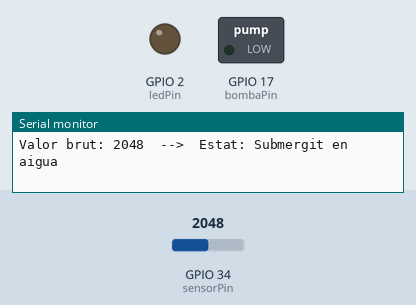
Simulated run of this sketch. Board: ESP32. Shown: switched loads named in the sketch (green lamp = pin HIGH), output pins drawn as LEDs (lit = HIGH), the last lines printed to the serial monitor. Inputs (shaded band) come from the test bench; at power-on: GPIO 34 (sensorPin) = 2048.

Above: at 3.8 s.
3.9 s: GPIO 34 (sensorPin) set to 328
10.5 s: GPIO 34 (sensorPin) set to 270
At 12.6 s:
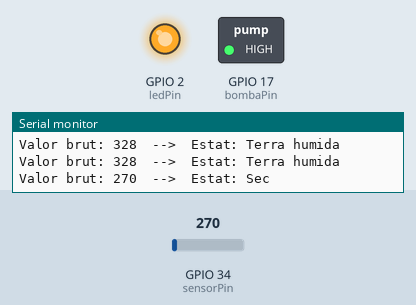
14.4 s: GPIO 34 (sensorPin) set to 340
At 16.1 s:
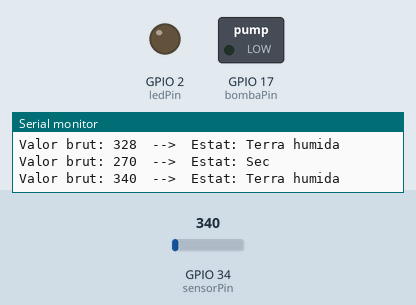
18.3 s: GPIO 34 (sensorPin) set to 260
At 21.9 s:
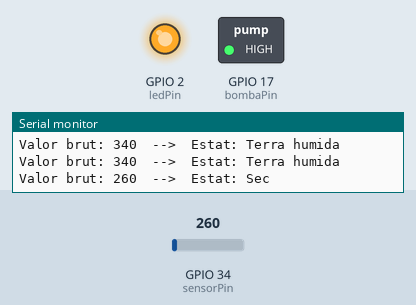
Timing chart, 0 to 23.4 s (numbered marks = the images above; inputs shaded):
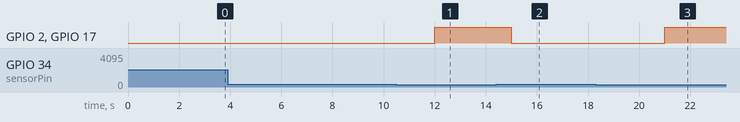

Measured:
- the behaviour switches between 301 and 300 on GPIO 34 (sensorPin) (found by bisection; images 0 and 1)
- after the input at 10.5 s, GPIO 2 (ledPin), GPIO 17 (bombaPin): LOW → HIGH after 1.5 s
- after the input at 14.4 s, GPIO 2 (ledPin), GPIO 17 (bombaPin): HIGH → LOW after 0.60 s
- after the input at 18.3 s, GPIO 2 (ledPin), GPIO 17 (bombaPin): LOW → HIGH after 2.7 s

The sketch:

extra.ino
```cpp
//Al detectar que el terra esta sec, la bomba d'aigua regara automaticament la terra


const int sensorPin = 34;
const int ledPin = 2;
const int bombaPin = 17;

int sec_max = 300;
int humit_max = 1500;
int submergit_max = 4095;

void setup() {
  Serial.begin(115200);
  pinMode(ledPin, OUTPUT);
  pinMode(bombaPin, OUTPUT);
}

void loop() {
  int value = analogRead(sensorPin);

  if (value < 0) value = 0;
  if (value > 4095) value = 4095;

  Serial.print("Valor brut: ");
  Serial.print(value);
  Serial.print("  -->  Estat: ");

  if (value <= sec_max) {
    Serial.println("Sec");

    digitalWrite(ledPin, HIGH);
    digitalWrite(bombaPin, HIGH);
  }
  else if (value <= humit_max) {
    Serial.println("Terra humida");

    digitalWrite(ledPin, LOW);
    digitalWrite(bombaPin, LOW);
  }
  else {
    Serial.println("Submergit en aigua");

    digitalWrite(ledPin, LOW);
    digitalWrite(bombaPin, LOW);
  }

  delay(3000);
}
```
